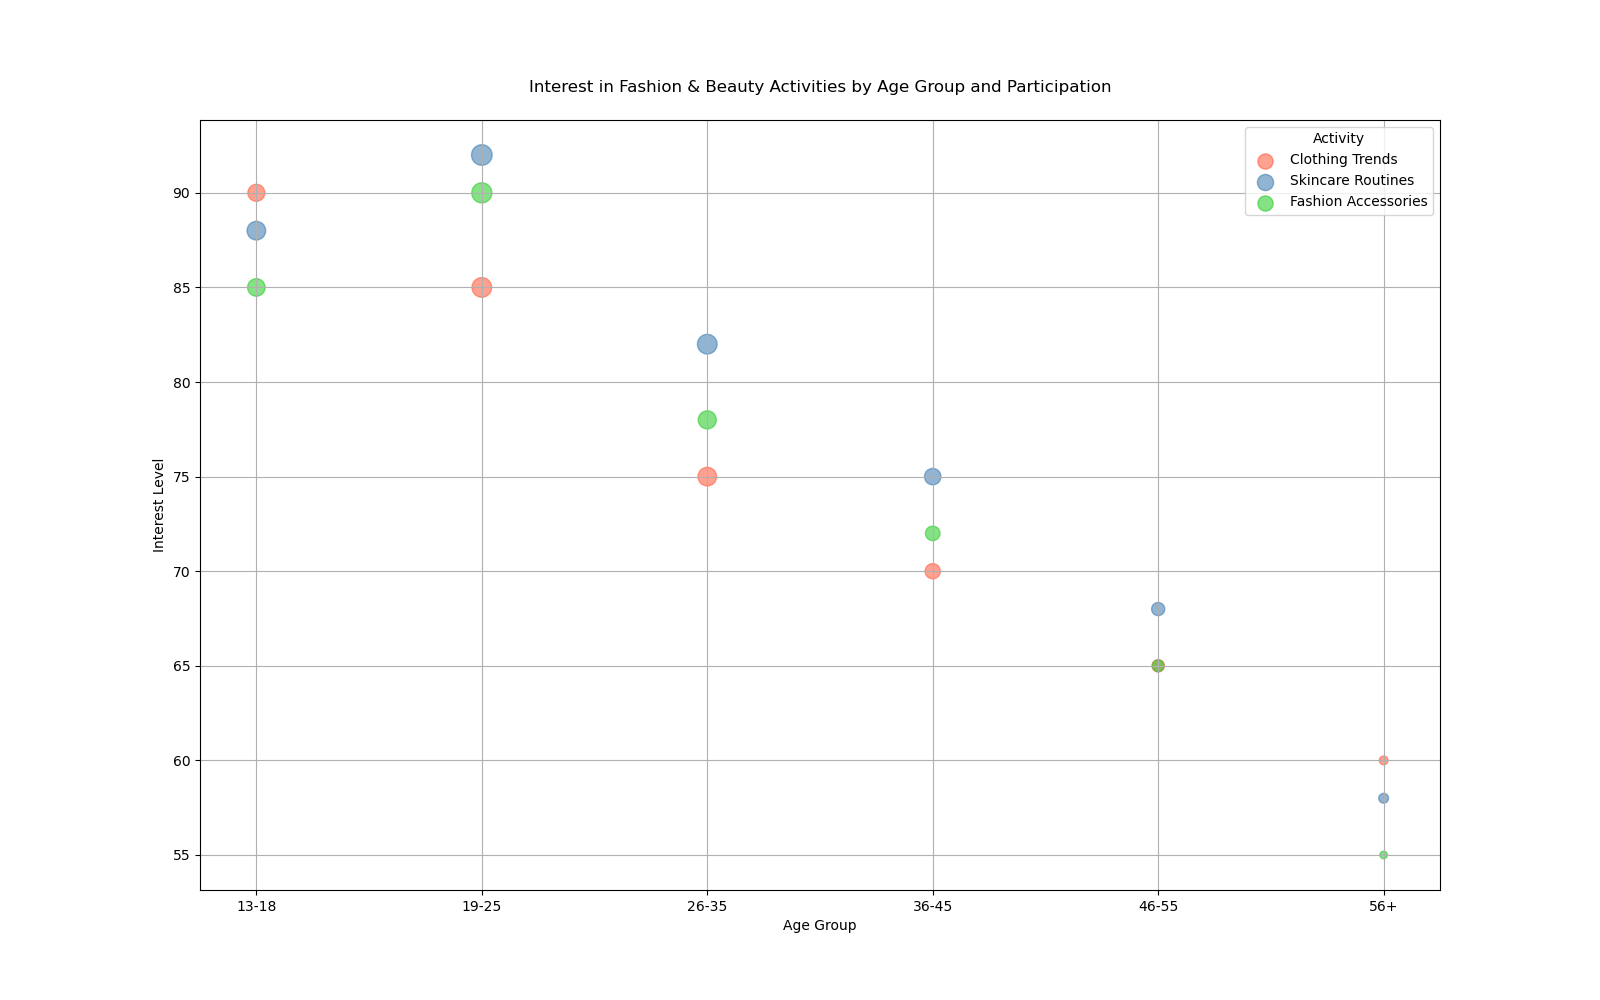

Generate this figure with Python:

import matplotlib.pyplot as plt
import pandas as pd

data = {
    "Topic": ["Fashion", "Fashion", "Fashion", "Fashion", "Fashion", "Fashion", 
              "Beauty", "Beauty", "Beauty", "Beauty", "Beauty", "Beauty", 
              "Accessories", "Accessories", "Accessories", "Accessories", "Accessories", "Accessories"],
    "Age Group": ["13-18", "19-25", "26-35", "36-45", "46-55", "56+", 
                  "13-18", "19-25", "26-35", "36-45", "46-55", "56+", 
                  "13-18", "19-25", "26-35", "36-45", "46-55", "56+"],
    "Interest Level": [90, 85, 75, 70, 65, 60, 88, 92, 82, 75, 68, 58, 85, 90, 78, 72, 65, 55],
    "Participants": [150000, 200000, 180000, 120000, 80000, 40000, 180000, 220000, 200000, 140000, 90000, 50000, 160000, 210000, 170000, 110000, 70000, 30000],
    "Activity": ["Clothing Trends", "Clothing Trends", "Clothing Trends", "Clothing Trends", 
                 "Clothing Trends", "Clothing Trends", "Skincare Routines", "Skincare Routines", 
                 "Skincare Routines", "Skincare Routines", "Skincare Routines", "Skincare Routines", 
                 "Fashion Accessories", "Fashion Accessories", "Fashion Accessories", "Fashion Accessories", 
                 "Fashion Accessories", "Fashion Accessories"]
}

df = pd.DataFrame(data)

activity_colors = {
    'Clothing Trends': '#ff6347',
    'Skincare Routines': '#4682b4',
    'Fashion Accessories': '#32cd32'
}

plt.figure(figsize=(16, 10))
for activity in df['Activity'].unique():
    subset = df[df['Activity'] == activity]
    plt.scatter(
        subset['Age Group'], 
        subset['Interest Level'], 
        s=subset['Participants']/1000, 
        alpha=0.6,
        color=activity_colors[activity],
        label=activity
    )

plt.title('Interest in Fashion & Beauty Activities by Age Group and Participation', pad=20)
plt.xlabel('Age Group')
plt.ylabel('Interest Level')
plt.legend(title='Activity')
plt.grid(True)
plt.show()
